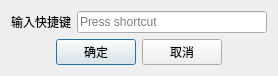
<?xml version="1.0" encoding="UTF-8"?>
<ui version="4.0">
 <class>CustomQuickKeyDlg</class>
 <widget class="QDialog" name="CustomQuickKeyDlg">
  <property name="geometry">
   <rect>
    <x>0</x>
    <y>0</y>
    <width>278</width>
    <height>72</height>
   </rect>
  </property>
  <property name="windowTitle">
   <string>快捷键设置</string>
  </property>
  <property name="whatsThis">
   <string>设置常用快捷键</string>
  </property>
  <layout class="QVBoxLayout" name="verticalLayout">
   <item>
    <layout class="QHBoxLayout" name="horizontalLayout_2">
     <item>
      <widget class="QLabel" name="label">
       <property name="text">
        <string>输入快捷键</string>
       </property>
      </widget>
     </item>
     <item>
      <widget class="CustomKeySequenceEdit" name="keySequenceEdit"/>
     </item>
    </layout>
   </item>
   <item>
    <layout class="QHBoxLayout" name="horizontalLayout">
     <item>
      <spacer name="horizontalSpacer">
       <property name="orientation">
        <enum>Qt::Horizontal</enum>
       </property>
       <property name="sizeHint" stdset="0">
        <size>
         <width>40</width>
         <height>20</height>
        </size>
       </property>
      </spacer>
     </item>
     <item>
      <widget class="QPushButton" name="pushButton">
       <property name="text">
        <string>确定</string>
       </property>
      </widget>
     </item>
     <item>
      <widget class="QPushButton" name="pushButton_2">
       <property name="text">
        <string>取消</string>
       </property>
      </widget>
     </item>
     <item>
      <spacer name="horizontalSpacer_2">
       <property name="orientation">
        <enum>Qt::Horizontal</enum>
       </property>
       <property name="sizeHint" stdset="0">
        <size>
         <width>40</width>
         <height>20</height>
        </size>
       </property>
      </spacer>
     </item>
    </layout>
   </item>
  </layout>
 </widget>
 <layoutdefault spacing="6" margin="11"/>
 <customwidgets>
  <customwidget>
   <class>CustomKeySequenceEdit</class>
   <extends>QKeySequenceEdit</extends>
   <header>CustomKeySequenceEdit.h</header>
  </customwidget>
 </customwidgets>
 <resources/>
 <connections/>
</ui>
